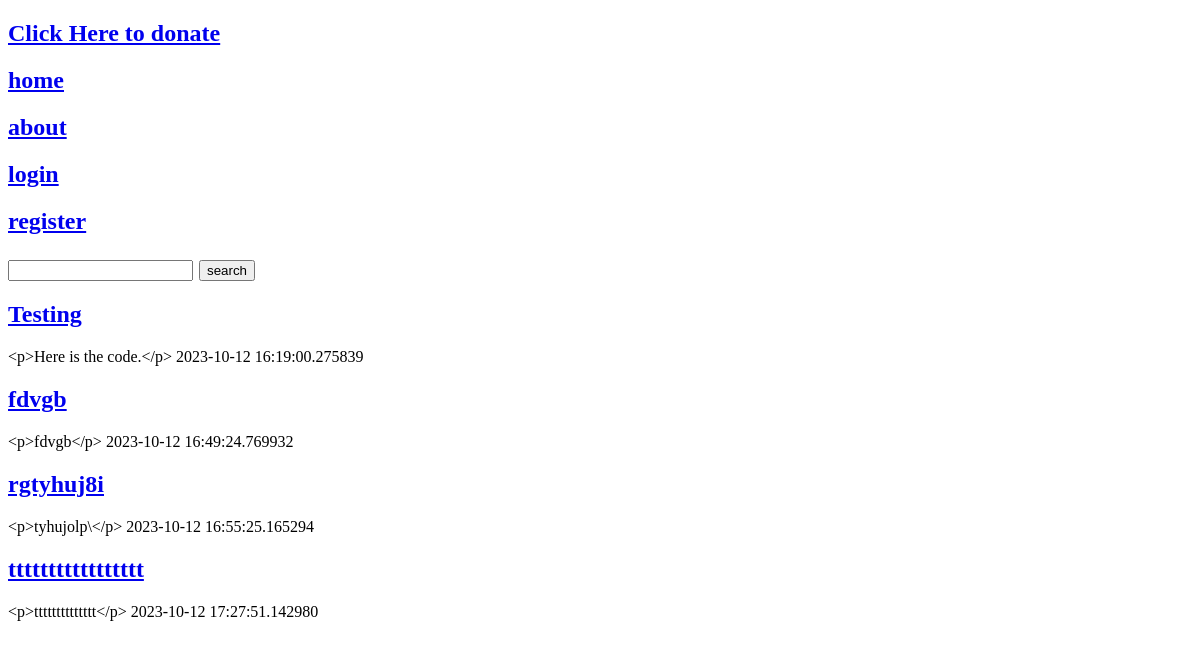
Page /home on the earlier database version.
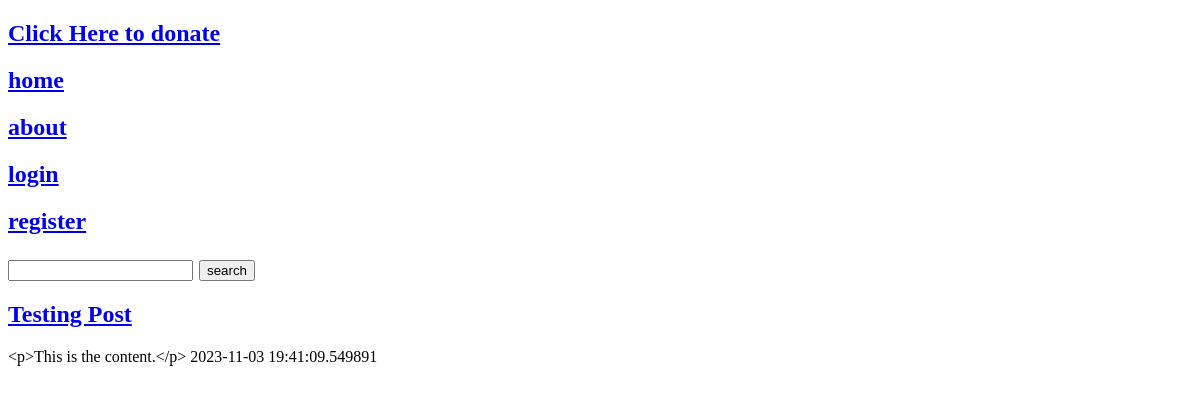
Same page on the later database version.
### app/models.py (models this page shows, shortened)
class Posts(UserMixin, db.Model):
    id = db.Column(db.Integer, primary_key=True)
    title = db.Column(db.String(120), nullable=False)
    content = db.Column(db.String(120), nullable=False)
    date_posted = db.Column(db.DateTime, nullable=False, default=datetime.utcnow)
    '''
    When using the foreign key colmun use the name of the column of the other table except an lowercase and end it with _id.
    # The foreign key creates  an column called user.id. This links the two tables.
    IOW the foreign key is the primary key just in another table.
    # user.id represents the id from the User database.
    '''
    fk_user_id = db.Column(db.Integer, db.ForeignKey('user.id'), nullable=False)

### app/auth/routes.py (the view)
@auth.route("/")
@auth.route("/home")
def home():
    posts = Posts.query.all()
    return render_template('home.html', posts=posts, title='home')

### app/auth/forms.py
class SearchForm(FlaskForm):
    searched = StringField("Searched", validators=[DataRequired()])
    submit = SubmitField("Submit")

### app/templates/home.html (shortened to what this page needs)
{% extends "layout.html" %}
{% block post_content %}
    {% if posts %}
        {% for post in posts %}
            <h2> <a href="{{ url_for ('postinfo.post', post_id = post.id) }}"> {{post.title}} </a> </h2>
        {{ post.content }}
        {{ post.date_posted }}
        {% endfor %}
    {% endif %}
{% endblock post_content %}

### app/templates/layout.html (shortened to what this page needs)
<!DOCTYPE html>
<html>
<head>
</head>
<body>
    {% include 'navbar.html' %}
    <h2>
        <form method="POST" action="{{ url_for('auth.search') }}">
            {{ (form.searched) }}
            <button type="submit">search</button>
        </form>
    </h2>
    {% block post_content %}
    {% endblock post_content %}
</body>
</html>

### app/templates/navbar.html (shortened to what this page needs)
<h2> <a href="{{ url_for ('payment.donations') }}">Click Here to donate </a></h2>
<h2> <a href="{{ url_for ('auth.home') }}">home </a></h2>
<h2> <a href="{{ url_for ('auth.about') }}">about </a> </h2>
    {% if current_user.is_authenticated %}
        <h2> <a href="{{ url_for ('auth.logoff') }}">logoff </a> </h2>
        <h2> <a href="{{ url_for ('postinfo.new_post')}}">new_post </a></h2>
        <h2> <a href="{{ url_for ('auth.profile', username = current_user.username) }}"> profile</a> </h2>
    {% else %}
        <h2> <a href="{{ url_for ('auth.login') }}">login </a> </h2>
        <h2> <a href="{{ url_for ('auth.register')}}">register </a> </h2>
    {% endif %}

Differences in the rows shown:
removed Posts: title "Testing", content "<p>Here is the code.</p>", date_posted "2023-10-12 16:19:00.275839"
removed Posts: title "fdvgb", content "<p>fdvgb</p>", date_posted "2023-10-12 16:49:24.769932"
removed Posts: title "rgtyhuj8i", content "<p>tyhujolp\\</p>", date_posted "2023-10-12 16:55:25.165294"
removed Posts: title "ttttttttttttttttt", content "<p>tttttttttttttt</p>", date_posted "2023-10-12 17:27:51.142980"
added Posts: title "Testing Post", content "<p>This is the content.</p>", date_posted "2023-11-03 19:41:09.549891"
